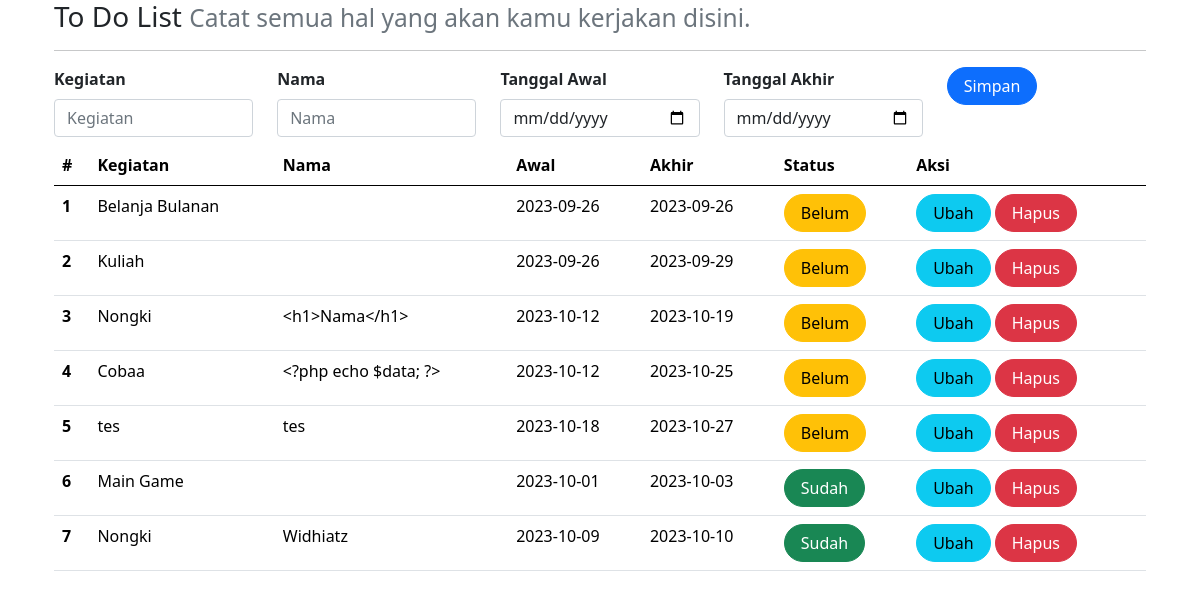
The page /ToDoList/index.php on the database its author committed.
### tables this page shows
CREATE TABLE `kegiatan` (
  `id` int(11) NOT NULL,
  `nama` varchar(255) DEFAULT NULL,
  `isi` text DEFAULT NULL,
  `tgl_awal` date DEFAULT NULL,
  `tgl_akhir` date DEFAULT NULL,
  `status` int(1) DEFAULT NULL
);

### ToDoList/index.php (the view, shortened to what this page needs)
<?php
include_once("koneksi.php");
?>
<!DOCTYPE html>
<html lang="en">
<head>
    <link rel="stylesheet" href="assets/css/bootstrap.css">
    <link href="https://cdn.jsdelivr.net/npm/bootstrap@5.0.2/dist/css/bootstrap.min.css"
    rel="stylesheet"
>
</head>
<body>
<div class="container">
<h3>
    <small class="text-muted">
        Catat semua hal yang akan kamu kerjakan disini.
    </small>
</h3>
<hr>
<form class="form row" method="POST" action="" name="myForm" onsubmit="return(validate());">
    <?php
    $isi = '';
    $nama ='';
    $tgl_awal = '';
    $tgl_akhir = '';
    ?>
    <div class="col">
        <label for="inputIsi" class="form-label fw-bold">
            Kegiatan
        </label>
        <input type="text" class="form-control" name="isi" id="inputIsi" placeholder="Kegiatan" value="<?php echo $isi ?>">
    </div>
    <div class="col">
        <label for="inputNama" class="form-label fw-bold">
            Nama
        </label>
        <input type="text" class="form-control" name="nama" id="inputNama" placeholder="Nama" value="<?php echo $nama ?>">
    </div>
    <div class="col">
        <label for="inputTanggalAwal" class="form-label fw-bold">
            Tanggal Awal
        </label>
        <input type="date" class="form-control" name="tgl_awal" id="inputTanggalAwal" placeholder="Tanggal Awal" value="<?php echo $tgl_awal ?>">
    </div>
    <div class="col mb-2">
        <label for="inputTanggalAkhir" class="form-label fw-bold">
        Tanggal Akhir
        </label>
        <input type="date" class="form-control" name="tgl_akhir" id="inputTanggalAkhir" placeholder="Tanggal Akhir" value="<?php echo $tgl_akhir ?>">
    </div>
    <div class="col">
        <button type="submit" class="btn btn-primary rounded-pill px-3" name="simpan">Simpan</button>
    </div>
</form>
<table class="table table-hover">
    <thead>
        <tr>
            <th scope="col">#</th>
            <th scope="col">Kegiatan</th>
            <th scope="col">Nama</th>
            <th scope="col">Awal</th>
            <th scope="col">Akhir</th>
            <th scope="col">Status</th>
            <th scope="col">Aksi</th>
        </tr>
    </thead>
    <tbody>
        <?php
        $result = mysqli_query(
            $mysqli,"SELECT * FROM kegiatan ORDER BY status,tgl_awal"
            );
        $no = 1;
        foreach ($result as $data){
        ?>
            <tr>
                <th scope="row"><?php echo $no++ ?></th>
                <td><?php echo htmlspecialchars($data['isi']) ?></td>
                <td><?php echo htmlspecialchars($data['nama']) ?></td>
                <td><?php echo htmlspecialchars($data['tgl_awal']) ?></td>
                <td><?php echo htmlspecialchars($data['tgl_akhir']) ?></td>
                <td>
                    <?php
                    if ($data['status'] == '1') {
                    ?>
                        <a class="btn btn-success rounded-pill px-3" type="button"
                        href="index.php?id=<?php echo $data['id'] ?>&aksi=ubah_status&status=0">
                        Sudah
                        </a>
                    <?php
                    } else {
                    ?>
                        <a class="btn btn-warning rounded-pill px-3" type="button"
                        href="index.php?id=<?php echo $data['id'] ?>&aksi=ubah_status&status=1">
                        Belum</a>
                    <?php
                    }
                    ?>
                </td>
                <td>
                    <a class="btn btn-info rounded-pill px-3"
                    href="index.php?id=<?php echo $data['id'] ?>">Ubah
                    </a>
                    <a class="btn btn-danger rounded-pill px-3"
                    href="index.php?id=<?php echo $data['id'] ?>&aksi=hapus">Hapus
                    </a>
                </td>
            </tr>
        <?php
        }
        ?>
    </tbody>
</table>
</body>
</html>

### rows shown on the page
kegiatan: isi "Belanja Bulanan", tgl_awal "2023-09-26", tgl_akhir "2023-09-26"
kegiatan: isi "Kuliah", tgl_awal "2023-09-26", tgl_akhir "2023-09-29"
kegiatan: isi "Nongki", nama "<h1>Nama</h1>", tgl_awal "2023-10-12", tgl_akhir "2023-10-19"
kegiatan: isi "Cobaa", nama "<?php echo $data; ?>", tgl_awal "2023-10-12", tgl_akhir "2023-10-25"
kegiatan: isi "tes", nama "tes", tgl_awal "2023-10-18", tgl_akhir "2023-10-27"
kegiatan: isi "Main Game", tgl_awal "2023-10-01", tgl_akhir "2023-10-03"
kegiatan: isi "Nongki", nama "Widhiatz", tgl_awal "2023-10-09", tgl_akhir "2023-10-10"
